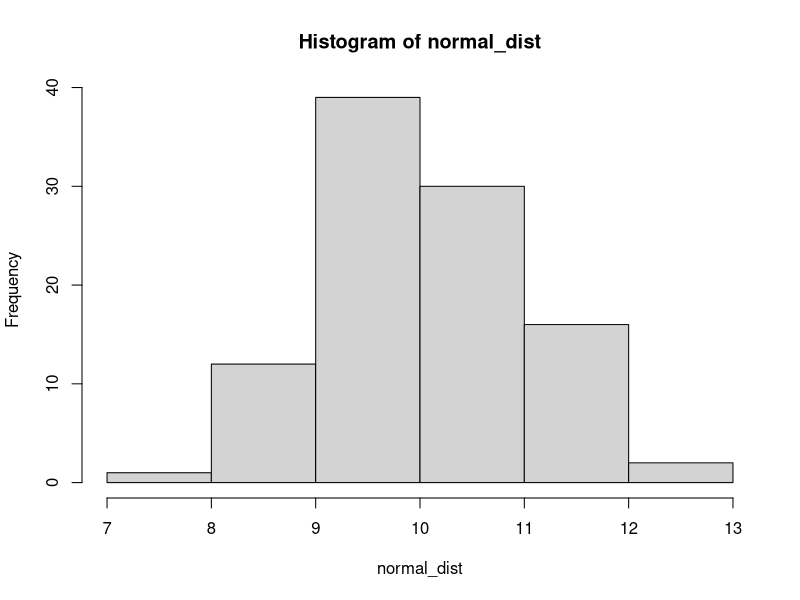
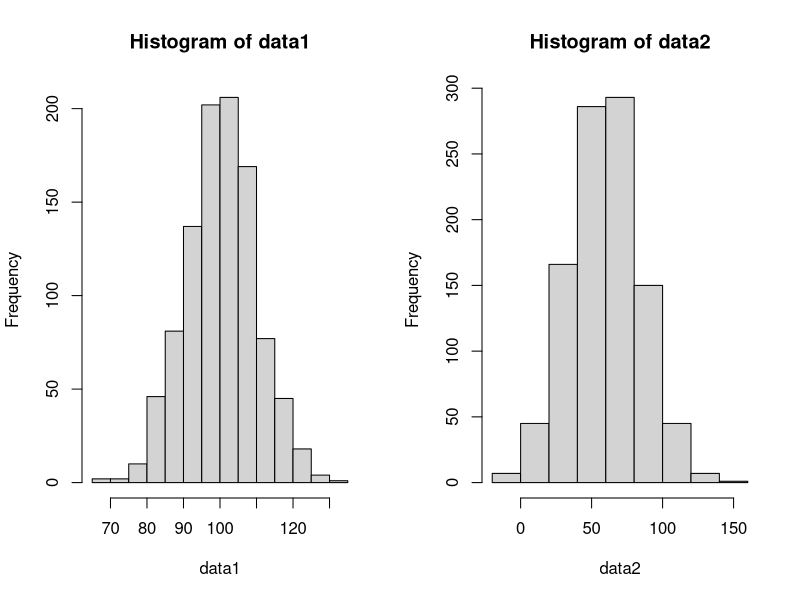
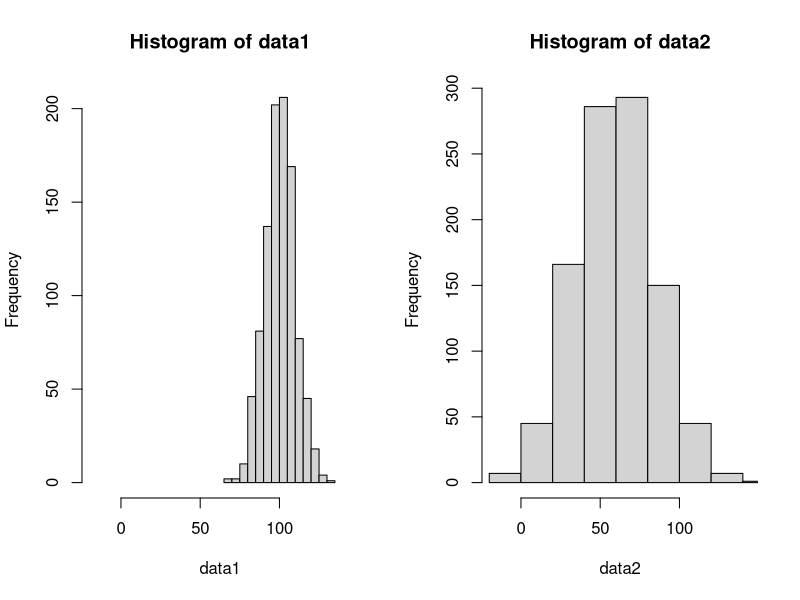

R code for these plots, in order:
## ---- chunk 1
# automatically create a bib database for R packages
knitr::write_bib(c(
  .packages(), 'bookdown', 'knitr', 'rmarkdown'
), 'packages.bib')
## ---- chunk 2

normal_dist <- rnorm(n = 100, ## 100 samples
                     mean = 10, ## with a mean of 10
                     sd = 1 ## and a standard deviation of 1
                     )


normal_dist
## ---- chunk 3
hist(normal_dist,breaks = 5)
## ---- chunk 4
tab_normal_dist <- summary(normal_dist)

## ---- chunk 5
tab_normal_dist
## ---- chunk 6
data1 <- rnorm(n=1000, 
              mean = 100,
              sd = 10)

data2 <- rnorm(n=1000,
               mean = 60, 
               sd = 25)

## ---- chunk 7
layout(matrix(1:2, ncol = 2))
hist(data1)
hist(data2)
## ---- chunk 8
total_range <- range(data1, data2)
## ---- chunk 9
layout(matrix(1:2, ncol = 2))
hist(data1, xlim = total_range)
hist(data2, xlim = total_range)
## ---- chunk 10

norm_comp_tab <- rbind(summary(data1),
                       summary(data2))

norm_comp_tab

## ---- chunk 11


rownames(norm_comp_tab) ## they're null


if(is.null(rownames(norm_comp_tab))){
  rownames(norm_comp_tab) <- c("data1", "data2")
}

## ---- chunk 12

knitr::kable(norm_comp_tab)
## ---- chunk 13
knitr::opts_chunk$set(echo = TRUE)
## ---- chunk 14
knitr::opts_chunk$set(echo = TRUE)
